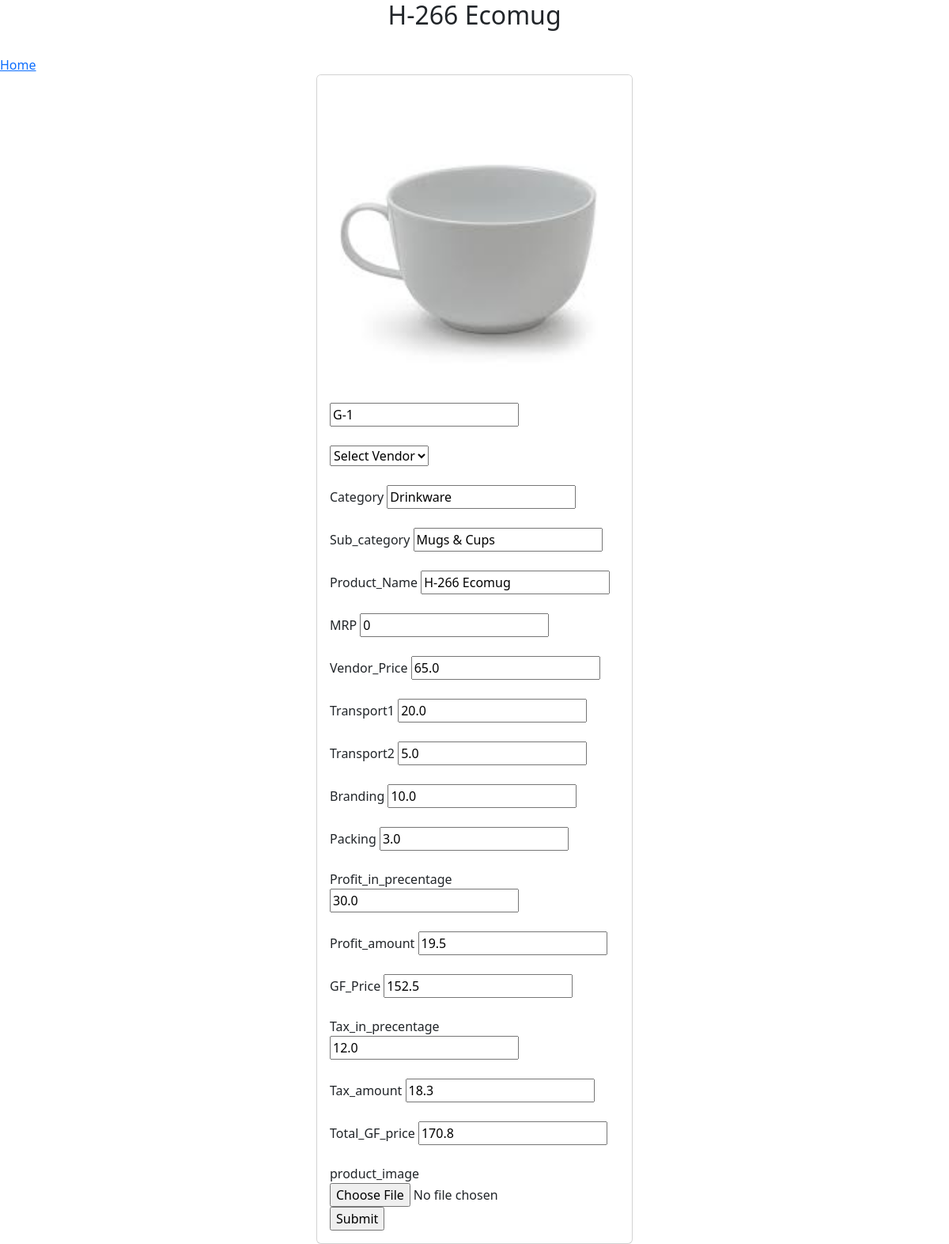
The page /update_product/9 on the database its author committed.
### gridfokuzapp/models.py (models this page shows, shortened)
class AddProducts(models.Model):
    SKU = models.CharField(max_length=10, null=True)
    Vendor = models.ForeignKey(AddVendors ,on_delete=models.SET_NULL, null=True)
    Category = models.CharField(max_length=50, null=True)
    Sub_category = models.CharField(max_length=50, null=True)
    Product_Name = models.CharField(max_length=50, null=True)
    MRP = models.IntegerField(null=True)
    Vendor_Price = models.FloatField(null=True)
    Transport1 = models.FloatField(null=True)
    Transport2 = models.FloatField(null=True)
    Branding = models.FloatField(null=True)
    Packing = models.FloatField(null=True)
    Profit_in_precentage = models.FloatField(null=True)
    Profit_amount = models.FloatField(null=True)
    GF_Price = models.FloatField(null=True)
    Tax_in_precentage = models.FloatField(null=True)
    Tax_amount = models.FloatField(null=True)
    Total_GF_price = models.FloatField(null=True)
    product_image = models.ImageField(upload_to="product_images", null=True)

### gridfokuzapp/views.py (the view, shortened to what this page needs)
# urls.py: path("update_product/<int:id>", views.update_product, name="update_product"),
def update_product(request,id):
    vendor = AddVendors.objects.all()
    product = AddProducts.objects.get(id=id)
    return render(request, "update_product.html",{"product":product,
                                                  "vendor":vendor})

### templates/update_product.html (shortened to what this page needs)
<!DOCTYPE html>
<html lang="en">
<head>
  <link href="https://cdn.jsdelivr.net/npm/bootstrap@5.2.3/dist/css/bootstrap.min.css" rel="stylesheet">
</head>
<body>
    <h2 style="text-align:center">{{product.Product_Name}}</h2><br>
    <a href="/home">Home</a>
    <div class="card mx-auto" style="width: 25rem;">
        <img src="{{product.product_image.url}}" class="card-img-top" alt="{{product.Product_Name}}">
        <div class="card-body">
            <form action="{% url 'update_product' product.id %}" method="post" enctype="multipart/form-data">
                <input type="text" name="SKU" placeholder="SKU" value="{{product.SKU}}" required><br><br>
                <select name="Vendor">
                    <option value="none">Select Vendor</option>
                </select><br><br>
                <label>Category</label>
                <input type="text" name="Category" placeholder="Category" value="{{product.Category}}" required><br><br>
                <label>Sub_category</label>
                <input type="text" name="Sub_category" placeholder="Sub_category" value="{{product.Sub_category}}" required><br><br>
                <label>Product_Name</label>
                <input type="text" name="Product_Name" placeholder="Product_Name" value="{{product.Product_Name}}" required><br><br>
                <label>MRP</label>
                <input type="number" name="MRP" placeholder="MRP" step="0.0001" value="{{product.MRP}}" required><br><br>
                <label>Vendor_Price</label>
                <input type="number" name="Vendor_Price" placeholder="Vendor_Price" step="0.0001" value="{{product.Vendor_Price}}" required><br><br>
                <label>Transport1</label>
                <input type="number" name="Transport1" placeholder="Transport1" step="0.0001" value="{{product.Transport1}}" required><br><br>
                <label>Transport2</label>
                <input type="number" name="Transport2" placeholder="Transport2" step="0.0001" value="{{product.Transport2}}" required><br><br>
                <label>Branding</label>
                <input type="number" name="Branding" placeholder="Branding" step="0.0001" value="{{product.Branding}}" required><br><br>
                <label>Packing</label>
                <input type="number" name="Packing" placeholder="Packing" step="0.0001" value="{{product.Packing}}" required><br><br>
                <label>Profit_in_precentage</label>
                <input type="number" name="Profit_in_precentage" placeholder="Profit" step="0.0001" value="{{product.Profit_in_precentage}}" required><br><br>
                <label>Profit_amount</label>
                <input type="number" name="Profit_amount" placeholder="Profit_amount"step="0.0001" value="{{product.Profit_amount}}" required><br><br>
                <label>GF_Price</label>
                <input type="number" name="GF_Price" placeholder="GF_Price"step="0.0001" value="{{product.GF_Price}}" required><br><br>
                <label>Tax_in_precentage</label>
                <input type="number" name="Tax_in_precentage" placeholder="Tax"step="0.0001" value="{{product.Tax_in_precentage}}" required><br><br>
                <label>Tax_amount</label>
                <input type="number" name="Tax_amount" placeholder="Tax_amount"step="0.0001" value="{{product.Tax_amount}}" required><br><br>
                <label>Total_GF_price</label>
                <input type="number" name="Total_GF_price" placeholder="Total_GF_price" step="0.0001" value="{{product.Total_GF_price}}" required><br><br>
                <label>product_image</label>
                <input type="file" name="product_image" value="{{product.product_image.url}}" required>
                <input type="submit" onclick="return validateForm()">
            </form>
        </div>
    </div>
</body>
</html>

### rows shown on the page
AddProducts: product_image (picture), SKU "G-1", Category "Drinkware", Sub_category "Mugs & Cups", Product_Name "H-266 Ecomug", MRP "0", Vendor_Price "65.0", Transport1 "20.0", Transport2 "5.0", Branding "10.0", Packing "3.0", Profit_in_precentage "30.0", Profit_amount "19.5", GF_Price "152.5", Tax_in_precentage "12.0", Tax_amount "18.3", Total_GF_price "170.8"
